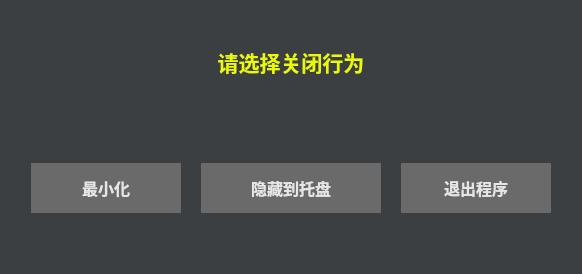
<?xml version="1.0" encoding="UTF-8"?>
<ui version="4.0">
 <class>Dialog</class>
 <widget class="QDialog" name="Dialog">
  <property name="geometry">
   <rect>
    <x>0</x>
    <y>0</y>
    <width>580</width>
    <height>274</height>
   </rect>
  </property>
  <property name="windowTitle">
   <string>提示</string>
  </property>
  <property name="styleSheet">
   <string notr="true">*{
background-color:#3c3f42;
color: #e6e6e6;
}

*:disabled {
	background-color: #3c3f42;
	color: #afafaf;
	cursor: not-allowed;

}
QListWidget:disabled,QTextEdit:disabled,QLineEdit:disabled,QTabWidget:disabled{
background-color:rgb(40, 40, 40);
}
QTextBrowser:disabled{
background-color:rgb(40, 40, 40);
color: rgb(152, 197, 150);
}

QPushButton:disabled {
	background-color: rgb(80, 80, 80);
	color: #afafaf;
	cursor: not-allowed;

}

QCheckBox:hover,QRadioButton:hover {
color: white;
}

QPushButton:hover {

font-weight: bold;
background-color:rgb(84, 84, 84);
color: white;
border-radius: 10pt;

}

QPushButton{
font-weight: bold;
background-color:rgb(106, 106, 106);
color: #e6e6e6;
border-radius: 10pt;
}

QTextBrowser,QListWidget,QTextEdit,QLineEdit,QTabWidget{
background-color:rgb(40, 40, 40);
color: rgba(152, 197, 150, 185);
font-size:12pt;
}

QTextBrowser:hover,QTextEdit:hover,QLineEdit:hover{
background-color:rgb(40, 40, 40);
color: rgb(152, 197, 150);
font-size:12pt;
}


QLabel{
color: #ebf905;
}



QRadioButton,QCheckBox {
        border: none;
        border-radius: 9px;
}
QRadioButton::indicator,QCheckBox::indicator{
    background-color: rgb(42, 45, 66);
    border: 0px solid #b1b1b1;
	width: 18px;
	height: 18px;
	border-radius: 9px;
}

QRadioButton::indicator:checked,QCheckBox::indicator:checked {
    background-color: #ebf905;
    border-color: #ebf905;
}

QMenuBar { background-color: transparent; }
QMenuBar::item { background-color: transparent; }
QMenuBar::item:selected { background-color:transparent; color: #ffffff;}
QMenu { background-color: transparent; }
QMenu::item { background-color: transparent; }
QMenu::item:selected { background-color: transparent; color: #ffffff; }

</string>
  </property>
  <layout class="QVBoxLayout" name="verticalLayout_2">
   <item>
    <layout class="QVBoxLayout" name="verticalLayout" stretch="1,2">
     <property name="spacing">
      <number>50</number>
     </property>
     <property name="bottomMargin">
      <number>50</number>
     </property>
     <item>
      <widget class="QLabel" name="label">
       <property name="sizePolicy">
        <sizepolicy hsizetype="Preferred" vsizetype="Preferred">
         <horstretch>0</horstretch>
         <verstretch>0</verstretch>
        </sizepolicy>
       </property>
       <property name="font">
        <font>
         <pointsize>16</pointsize>
         <weight>75</weight>
         <bold>true</bold>
        </font>
       </property>
       <property name="text">
        <string>请选择关闭行为</string>
       </property>
       <property name="alignment">
        <set>Qt::AlignCenter</set>
       </property>
      </widget>
     </item>
     <item>
      <layout class="QHBoxLayout" name="horizontalLayout" stretch="1,1,1">
       <property name="spacing">
        <number>20</number>
       </property>
       <property name="leftMargin">
        <number>20</number>
       </property>
       <property name="rightMargin">
        <number>20</number>
       </property>
       <item>
        <widget class="QPushButton" name="btn_mini">
         <property name="sizePolicy">
          <sizepolicy hsizetype="Minimum" vsizetype="Preferred">
           <horstretch>0</horstretch>
           <verstretch>0</verstretch>
          </sizepolicy>
         </property>
         <property name="minimumSize">
          <size>
           <width>150</width>
           <height>0</height>
          </size>
         </property>
         <property name="maximumSize">
          <size>
           <width>16777215</width>
           <height>50</height>
          </size>
         </property>
         <property name="font">
          <font>
           <pointsize>12</pointsize>
           <weight>75</weight>
           <bold>true</bold>
          </font>
         </property>
         <property name="text">
          <string>最小化</string>
         </property>
        </widget>
       </item>
       <item>
        <widget class="QPushButton" name="btn_tray">
         <property name="minimumSize">
          <size>
           <width>180</width>
           <height>0</height>
          </size>
         </property>
         <property name="maximumSize">
          <size>
           <width>16777215</width>
           <height>50</height>
          </size>
         </property>
         <property name="font">
          <font>
           <pointsize>12</pointsize>
           <weight>75</weight>
           <bold>true</bold>
          </font>
         </property>
         <property name="text">
          <string>隐藏到托盘</string>
         </property>
        </widget>
       </item>
       <item>
        <widget class="QPushButton" name="btn_ext">
         <property name="sizePolicy">
          <sizepolicy hsizetype="Minimum" vsizetype="Preferred">
           <horstretch>0</horstretch>
           <verstretch>0</verstretch>
          </sizepolicy>
         </property>
         <property name="minimumSize">
          <size>
           <width>150</width>
           <height>0</height>
          </size>
         </property>
         <property name="maximumSize">
          <size>
           <width>16777215</width>
           <height>50</height>
          </size>
         </property>
         <property name="font">
          <font>
           <pointsize>12</pointsize>
           <weight>75</weight>
           <bold>true</bold>
          </font>
         </property>
         <property name="text">
          <string>退出程序</string>
         </property>
        </widget>
       </item>
      </layout>
     </item>
    </layout>
   </item>
  </layout>
 </widget>
 <resources/>
 <connections/>
</ui>
